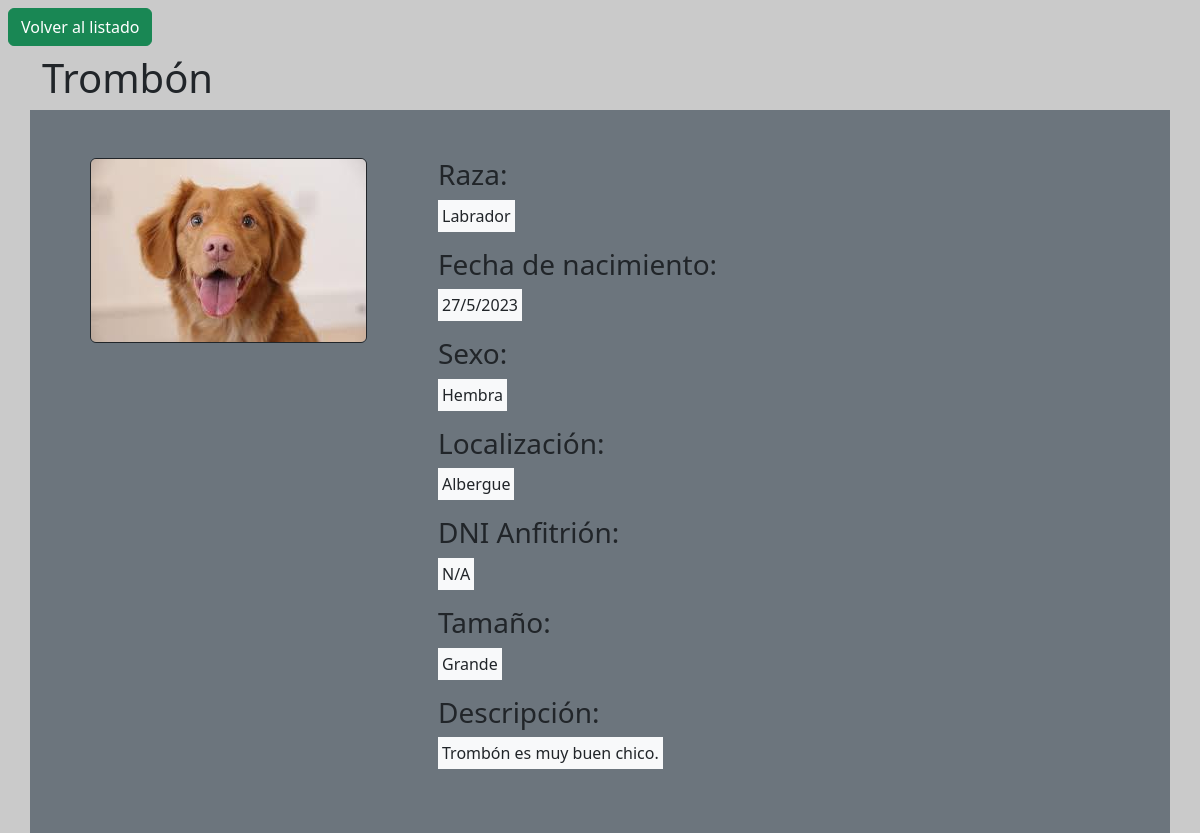
Screenshot of /php/info_mascota.php?idMascota=5 with the database file from the repository.
### tables this page shows
CREATE TABLE mascota (
    ID INT PRIMARY KEY AUTO_INCREMENT,
    Nombre VARCHAR(15) NOT NULL UNIQUE,
    Raza VARCHAR(20) NOT NULL,
    Tamanio ENUM('Grande', 'Pequeño', 'Mediano') NOT NULL,
    FechaRegistro DATETIME NOT NULL DEFAULT CURRENT_TIMESTAMP,
    FechaSalida DATE,
    FechaNacimiento DATE,
    Sexo ENUM('Macho', 'Hembra') NOT NULL,
    Localizacion ENUM('albergue', 'acogida') NOT NULL,
    Foto VARCHAR(255),
    Descripcion VARCHAR(255)
);

### php/inc/mysql.inc.php (called while the page is built, shortened)
<?php
$mysqli = new mysqli("localhost:3307", "root", "", "albergue");
if (isset($_GET["idMascota"])) {
    $idMascota = $_GET["idMascota"];
    $query = "SELECT * FROM albergue.mascota WHERE id=$idMascota;";
    $table = $mysqli->query($query);
    $query = "SELECT * FROM albergue.anfitrion_acoge_mascota WHERE mascota=$idMascota;";
    $tableAnfitrion = $mysqli->query($query);
}

### php/info_mascota.php (the view, shortened to what this page needs)
<?php
include 'inc/func.inc.php';
include 'inc/mysql.inc.php';
$infoMascota = $table->fetch_assoc();
$infoAnfitrion = $tableAnfitrion->fetch_assoc();
?>
<main>
    <a href="./index.php" class="btn btn-success m-2">Volver al listado</a>
    <section class="container">
        <div class="row">
            <h1><?php echo $infoMascota["Nombre"] ?></h1>
        </div>
        <div class="row bg-secondary p-5">
            <div class="col-12 col-lg-4">
                <img class="img-fluid border border-dark rounded" src="../mediabd/<?php echo $infoMascota["Foto"] ?>" alt="Foto de <?php echo $infoMascota["Nombre"] ?>.">
            </div>
            <div id="info" class="col-12 col-lg-8">
                <h3>Raza: </h3>
                <p class="bg-light p-1 d-inline-block"><?php echo $infoMascota["Raza"]; ?></p>
                <h3>Fecha de nacimiento: </h3>
                <p class="bg-light p-1 d-inline-block"><?php echo $infoMascota["FechaNacimiento"]; ?></p>
                <h3>Sexo: </h3>
                <p class="bg-light p-1 d-inline-block"><?php echo $infoMascota["Sexo"]; ?></p>
                <h3>Localización:</h3>
                <p class="bg-light p-1 d-inline-block"><?php echo ucfirst($infoMascota["Localizacion"]); ?></p>
                <h3 class="anfitrion">DNI Anfitrión: </h3>
                <p class="anfitrion bg-light p-1 d-inline-block">
                    <?php if ($infoAnfitrion) {
                        echo $infoAnfitrion["Anfitrion"];
                    } else {
                        echo "N/A";
                    } ?>
                </p>
                <h3>Tamaño: </h3>
                <p class="bg-light p-1 d-inline-block"><?php echo $infoMascota["Tamanio"]; ?></p>
                <h3>Descripción: </h3>
                <p class="bg-light p-1 d-inline-block"><?php echo $infoMascota["Descripcion"]; ?></p>
            </div>
        </div>
    </section>
</main>

### php/style.css (style rules this page uses)
body { background-color: #cacaca; }

### rows the page displays
mascota: Nombre "Trombón", Foto (picture), Raza "Labrador", Sexo "Hembra", Localizacion "Albergue", Tamanio "Grande", Descripcion "Trombón es muy buen chico."
